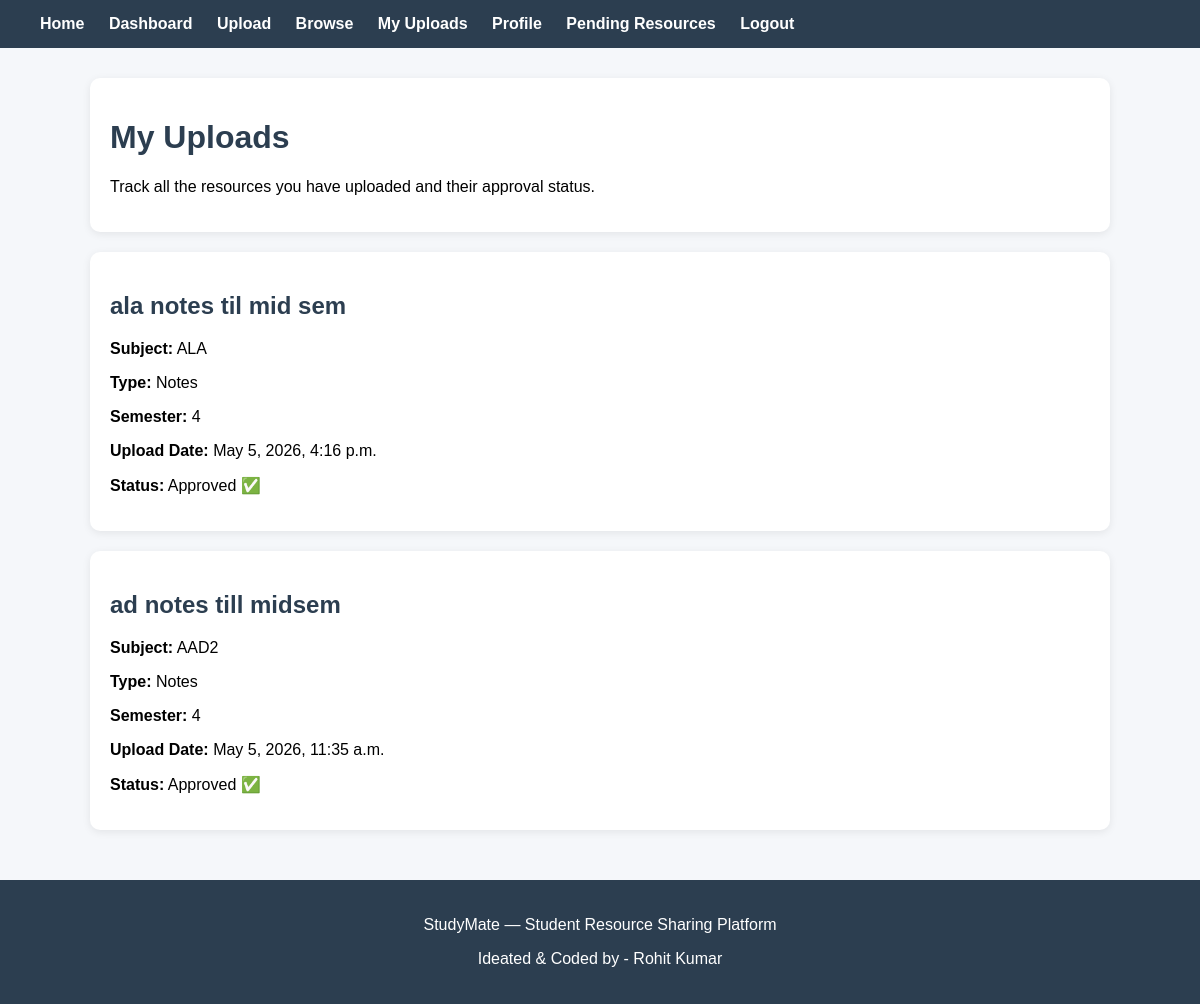
Page /my-uploads/ (signed in) on the committed database.
### resources/models.py (models this page shows, shortened)
class Resource(models.Model):
    RESOURCE_TYPES = [
        ('Notes', 'Notes'),
        ('PYQ', 'PYQ'),
        ('Quiz', 'Quiz'),
        ('Assignment', 'Assignment'),
        ('Lab File', 'Lab File'),
    ]
    SEMESTER_CHOICES = [
        ('1', 'Semester 1'),
        ('2', 'Semester 2'),
        ('3', 'Semester 3'),
        ('4', 'Semester 4'),
        ('5', 'Semester 5'),
        ('6', 'Semester 6'),
        ('7', 'Semester 7'),
        ('8', 'Semester 8'),
    ]
    title = models.CharField(max_length=200)
    subject = models.CharField(max_length=100)
    resource_type = models.CharField(
        max_length=50,
        choices=RESOURCE_TYPES
    )
    semester = models.CharField(
        max_length=10,
        choices=SEMESTER_CHOICES
    )
    description = models.TextField()
    file = models.FileField(upload_to='notes/')
    uploaded_by = models.ForeignKey(
        User,
        on_delete=models.CASCADE
    )
    upload_date = models.DateTimeField(auto_now_add=True)
    is_approved = models.BooleanField(default=False)

### resources/views.py (the view)
# urls.py: path('my-uploads/', views.my_uploads, name='my_uploads'),
@login_required
def my_uploads(request):
    resources = Resource.objects.filter(
        uploaded_by=request.user
    ).order_by('-upload_date')
    return render(
        request,
        'my_uploads.html',
        {'resources': resources}
    )

### resources/templates/my_uploads.html
{% extends 'base.html' %}
{% block content %}
<div class="card">
    <h1>My Uploads</h1>
    <p>
        Track all the resources you have uploaded
        and their approval status.
    </p>
</div>
{% for resource in resources %}
<div class="card">
    <h2>{{ resource.title }}</h2>
    <p>
        <strong>Subject:</strong>
        {{ resource.subject }}
    </p>
    <p>
        <strong>Type:</strong>
        {{ resource.resource_type }}
    </p>
    <p>
        <strong>Semester:</strong>
        {{ resource.semester }}
    </p>
    <p>
        <strong>Upload Date:</strong>
        {{ resource.upload_date }}
    </p>
    <p>
        <strong>Status:</strong>
        {% if resource.is_approved %}
            Approved ✅
        {% else %}
            Pending ⏳
        {% endif %}
    </p>
</div>
{% empty %}
<div class="card">
    <p>
        You have not uploaded any resources yet.
    </p>
</div>
{% endfor %}
{% endblock %}

### resources/static/css/style.css (style rules this page uses)
body { font-family: Arial, sans-serif; margin: 0; padding: 0; background: #f5f7fa; }
.card { background: white; padding: 20px; margin-bottom: 20px; border-radius: 10px; box-shadow: 0px 2px 8px rgba(0, 0, 0, 0.08); }
h1, h2, h3 { color: #2c3e50; }

### rows in the picture
Resource: title "ala notes til mid sem", subject "ALA", resource_type "Notes", semester "4", upload_date "May 5, 2026, 4:16 p.m.", is_approved "Approved ✅"
Resource: title "ad notes till midsem", subject "AAD2", resource_type "Notes", semester "4", upload_date "May 5, 2026, 11:35 a.m.", is_approved "Approved ✅"
